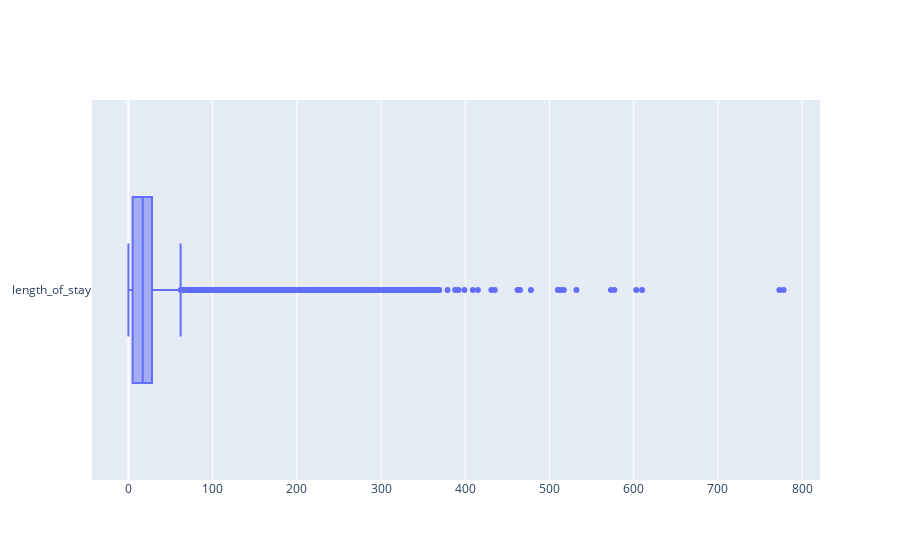

Here is the notebook cell this chart was saved with:
### Code cell
# assuming df is your DataFrame and 'column_name' is the column you want to plot
fig = go.Figure(data=[go.Box(x=df['length_of_stay'], name='length_of_stay')])

fig.show()

### Figure 1 — Plotly figure (JSON) as saved in the notebook; plotly's stock layout.template omitted (floating-point values rounded to 4 significant figures; data arrays with more than 128 entries replaced by an {"elided": "..."} marker saying what was removed)
{"data": [{"name": "length_of_stay", "type": "box", "x": {"elided": "49975 int values"}}], "layout": {}}
